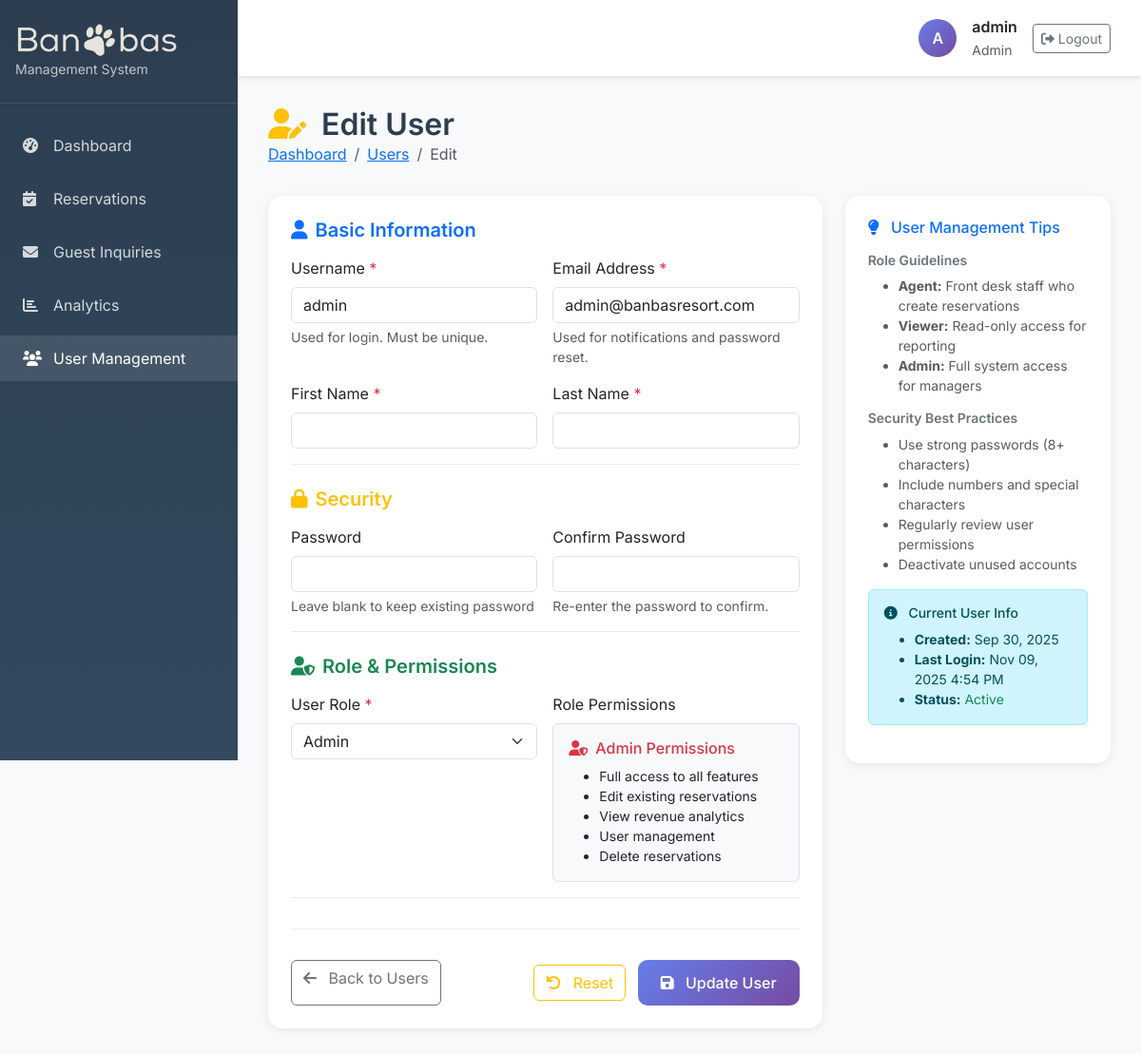
Screenshot of /_internal/users/1/edit/ (signed in) with the database file from the repository.
### backoffice/models.py (models this page shows, shortened)
class UserProfile(models.Model):
    ROLE_CHOICES = [
        ('agent', 'Agent'),
        ('viewer', 'Viewer'),
        ('admin', 'Admin'),
    ]
    user = models.OneToOneField(User, on_delete=models.CASCADE)
    role = models.CharField(max_length=10, choices=ROLE_CHOICES, default='agent')
    created_at = models.DateTimeField(auto_now_add=True)
    updated_at = models.DateTimeField(auto_now=True)
    def can_edit_reservations(self):
        return self.role == 'admin'

### backoffice/views.py (the view, shortened to what this page needs)
# urls.py: path('users/<int:pk>/edit/', admin_required(views.UserEditView.as_view()), name='user_edit'),
class UserEditView(AdminRequiredMixin, UpdateView):
    model = UserProfile
    form_class = UserProfileForm
    template_name = 'backoffice/user_form.html'
    success_url = reverse_lazy('backoffice:user_list')
    def dispatch(self, request, *args, **kwargs):
        try:
            profile = request.user.userprofile
            if profile.role != 'admin':
                messages.error(request, 'Access denied: Only administrators can edit users.')
                return redirect('backoffice:dashboard')
        except UserProfile.DoesNotExist:
            messages.error(request, 'Access denied: No role assigned.')
            return redirect('backoffice:dashboard')
        user_id = kwargs.get('pk')
        try:
            user = User.objects.get(pk=user_id)
            if not hasattr(user, 'userprofile'):
                messages.error(request, f'User profile not found for user {user.username}.')
                return redirect('backoffice:user_list')
        except User.DoesNotExist:
            messages.error(request, f'User with ID {user_id} not found.')
            return redirect('backoffice:user_list')
        return super().dispatch(request, *args, **kwargs)
    def get_object(self, queryset=None):
        user_id = self.kwargs.get('pk')
        try:
            user = User.objects.get(pk=user_id)
            return user.userprofile
        except User.DoesNotExist:
            from django.http import Http404
            raise Http404("User not found.")
        except UserProfile.DoesNotExist:
            from django.http import Http404
            raise Http404("User profile not found.")

### templates/backoffice/user_form.html (shortened to what this page needs)
{% extends 'backoffice/base.html' %}
{% block content %}
<div class="page-header">
    <h1 class="page-title">
        {% if object %}
            <i class="fas fa-user-edit text-warning me-2"></i>
            Edit User
        {% else %}
            <i class="fas fa-user-plus text-primary me-2"></i>
            New User
        {% endif %}
    </h1>
    <nav aria-label="breadcrumb">
        <ol class="breadcrumb">
            <li class="breadcrumb-item"><a href="{% url 'backoffice:dashboard' %}">Dashboard</a></li>
            <li class="breadcrumb-item"><a href="{% url 'backoffice:user_list' %}">Users</a></li>
            <li class="breadcrumb-item active">
                {% if object %}Edit{% else %}New{% endif %}
            </li>
        </ol>
    </nav>
</div>
<div class="row">
    <div class="col-lg-8">
        <div class="stat-card">
            <form method="post" id="userForm">
                <div class="form-section mb-4">
                    <h5 class="section-title text-primary mb-3">
                        <i class="fas fa-user me-2"></i>Basic Information
                    </h5>
                    <div class="row g-3">
                        <div class="col-md-6">
                            <label for="{{ form.username.id_for_label }}" class="form-label">
                                Username <span class="text-danger">*</span>
                            </label>
                            {{ form.username }}
                            <div class="form-text">Used for login. Must be unique.</div>
                        </div>
                        <div class="col-md-6">
                            <label for="{{ form.email.id_for_label }}" class="form-label">
                                Email Address <span class="text-danger">*</span>
                            </label>
                            {{ form.email }}
                            <div class="form-text">Used for notifications and password reset.</div>
                        </div>
                        <div class="col-md-6">
                            <label for="{{ form.first_name.id_for_label }}" class="form-label">
                                First Name <span class="text-danger">*</span>
                            </label>
                            {{ form.first_name }}
                        </div>
                        <div class="col-md-6">
                            <label for="{{ form.last_name.id_for_label }}" class="form-label">
                                Last Name <span class="text-danger">*</span>
                            </label>
                            {{ form.last_name }}
                        </div>
                    </div>
                </div>
                <div class="form-section mb-4">
                    <h5 class="section-title text-warning mb-3">
                        <i class="fas fa-lock me-2"></i>Security
                    </h5>
                    <div class="row g-3">
                        <div class="col-md-6">
                            <label for="{{ form.password.id_for_label }}" class="form-label">
                                Password {% if not object %}<span class="text-danger">*</span>{% endif %}
                            </label>
                            {{ form.password }}
                            {% if form.password.help_text %}
                                <div class="form-text">{{ form.password.help_text }}</div>
                            {% endif %}
                        </div>
                        <div class="col-md-6">
                            <label for="password_confirm" class="form-label">
                                Confirm Password {% if not object %}<span class="text-danger">*</span>{% endif %}
                            </label>
                            <input type="password" class="form-control" id="password_confirm" name="password_confirm">
                            <div class="form-text">Re-enter the password to confirm.</div>
                        </div>
                    </div>
                </div>
                <div class="form-section mb-4">
                    <h5 class="section-title text-success mb-3">
                        <i class="fas fa-user-shield me-2"></i>Role & Permissions
                    </h5>
                    <div class="row g-3">
                        <div class="col-md-6">
                            <label for="{{ form.role.id_for_label }}" class="form-label">
                                User Role <span class="text-danger">*</span>
                            </label>
                            {{ form.role }}
                        </div>
                        <div class="col-md-6">
                            <div class="role-permissions">
                                <label class="form-label">Role Permissions</label>
                                <div id="rolePermissions" class="border rounded p-3 bg-light">
                                    <div id="adminPermissions" class="role-info" style="display: none;">
                                        <h6 class="text-danger mb-2">
                                            <i class="fas fa-user-shield me-2"></i>Admin Permissions
                                        </h6>
                                        <ul class="small mb-0">
                                            <li>Full access to all features</li>
                                            <li>Edit existing reservations</li>
                                            <li>View revenue analytics</li>
                                            <li>User management</li>
                                            <li>Delete reservations</li>
                                        </ul>
                                    </div>
                                </div>
                            </div>
                        </div>
                    </div>
                </div>
                <div class="form-actions d-flex justify-content-between">
                    <a href="{% url 'backoffice:user_list' %}" class="btn btn-outline-secondary">
                        <i class="fas fa-arrow-left me-2"></i>
                        Back to Users
                    </a>
                    <div>
                        <button type="button" class="btn btn-outline-warning me-2" onclick="resetForm()">
                            <i class="fas fa-undo me-2"></i>
                            Reset
                        </button>
                        <button type="submit" class="btn btn-primary" id="submitBtn">
                            <i class="fas fa-save me-2"></i>
                            {% if object %}Update User{% else %}Create User{% endif %}
                        </button>
                    </div>
                </div>
            </form>
        </div>
    </div>
    <div class="col-lg-4">
        <div class="stat-card">
            <h6 class="text-primary mb-3">
                <i class="fas fa-lightbulb me-2"></i>
                User Management Tips
            </h6>
            <div class="mb-3">
                <h6 class="small fw-semibold text-secondary">Role Guidelines</h6>
                <ul class="small text-muted mb-0">
                    <li><strong>Agent:</strong> Front desk staff who create reservations</li>
                    <li><strong>Viewer:</strong> Read-only access for reporting</li>
                    <li><strong>Admin:</strong> Full system access for managers</li>
                </ul>
            </div>
            <div class="mb-3">
                <h6 class="small fw-semibold text-secondary">Security Best Practices</h6>
                <ul class="small text-muted mb-0">
                    <li>Use strong passwords (8+ characters)</li>
                    <li>Include numbers and special characters</li>
                    <li>Regularly review user permissions</li>
                    <li>Deactivate unused accounts</li>
                </ul>
            </div>
            {% if object %}
            <div class="alert alert-info">
                <h6 class="alert-heading small">
                    <i class="fas fa-info-circle me-2"></i>
                    Current User Info
                </h6>
                <ul class="small mb-0">
                    <li><strong>Created:</strong> {{ object.user.date_joined|date:"M d, Y" }}</li>
                    <li><strong>Last Login:</strong>
                        {% if object.user.last_login %}
                            {{ object.user.last_login|date:"M d, Y g:i A" }}
                        {% else %}
                            Never
                        {% endif %}
                    </li>
                    <li><strong>Status:</strong>
                        {% if object.user.is_active %}
                            <span class="text-success">Active</span>
                        {% else %}
                            <span class="text-danger">Inactive</span>
                        {% endif %}
                    </li>
                </ul>
            </div>
            {% endif %}
        </div>
    </div>
</div>
{% endblock %}

### templates/backoffice/base.html (shortened to what this page needs)
<!DOCTYPE html>
{% load static %}
<html lang="en">
<head>
    <link href="https://cdn.jsdelivr.net/npm/bootstrap@5.3.2/dist/css/bootstrap.min.css" rel="stylesheet">
    <link rel="stylesheet" href="https://cdnjs.cloudflare.com/ajax/libs/font-awesome/6.0.0/css/all.min.css">
</head>
<body>
    <div class="sidebar" id="sidebar">
        <div class="sidebar-brand">
            <h4>
                <img class="logo" src="{% static 'images/logo/logo.png' %}" alt="Banbas Resort"
                     onerror="this.onerror=null;this.src='{% static 'images/logo/logo1.png' %}';">
            </h4>
            <small>Management System</small>
        </div>
        <nav class="sidebar-nav">
            <ul class="nav flex-column">
                <li class="nav-item">
                    <a class="nav-link {% if request.resolver_match.url_name == 'dashboard' %}active{% endif %}"
                       href="{% url 'backoffice:dashboard' %}">
                        <i class="fas fa-tachometer-alt"></i>
                        Dashboard
                    </a>
                </li>
                <li class="nav-item">
                    <a class="nav-link {% if 'reservation' in request.resolver_match.url_name %}active{% endif %}"
                       href="{% url 'backoffice:reservation_list' %}">
                        <i class="fas fa-calendar-check"></i>
                        Reservations
                    </a>
                </li>
                <li class="nav-item">
                    <a class="nav-link {% if 'inquiry' in request.resolver_match.url_name %}active{% endif %}"
                       href="{% url 'backoffice:inquiry_list' %}">
                        <i class="fas fa-envelope"></i>
                        Guest Inquiries
                    </a>
                </li>
                <li class="nav-item">
                    <a class="nav-link {% if request.resolver_match.url_name == 'analytics' %}active{% endif %}"
                       href="{% url 'backoffice:analytics' %}">
                        <i class="fas fa-chart-bar"></i>
                        Analytics
                    </a>
                </li>
                {% if user.is_authenticated and user.userprofile and user.userprofile.role == 'admin' and user.userprofile.can_edit_reservations %}
                <li class="nav-item">
                    <a class="nav-link {% if 'user' in request.resolver_match.url_name %}active{% endif %}"
                       href="{% url 'backoffice:user_list' %}">
                        <i class="fas fa-users"></i>
                        User Management
                    </a>
                </li>
                {% endif %}
            </ul>
        </nav>
    </div>
    <div class="main-content">
        <div class="top-navbar">
            <div class="d-flex justify-content-between align-items-center">
                <div class="user-info ms-auto">
                    {% if user.is_authenticated %}
                        <div class="user-avatar">
                            {{ user.first_name.0|default:user.username.0|upper }}
                        </div>
                        <div>
                            <div class="fw-semibold">{{ user.get_full_name|default:user.username }}</div>
                            <small class="text-muted">
                                {% if user.userprofile %}{{ user.userprofile.get_role_display }}{% else %}User{% endif %}
                            </small>
                        </div>
                        <div class="ms-3">
                            <form method="post" action="{% url 'backoffice:logout' %}" style="display: inline;">
                                <button type="submit" class="btn btn-outline-secondary btn-sm">
                                    <i class="fas fa-sign-out-alt"></i> Logout
                                </button>
                            </form>
                        </div>
                    {% endif %}
                </div>
            </div>
        </div>
        <div class="content-area">
            {% block content %}
            {% endblock %}
        </div>
    </div>
</body>
</html>

### rows the page displays
UserProfile: role "Admin", user.date_joined "Sep 30, 2025", user.last_login "Nov 09, 2025 4:54 PM"

### other values shown
{{ user.first_name.0|default:user.username.0|upper }} "A"
{{ user.get_full_name|default:user.username }} "admin"
{{ user.userprofile.get_role_display }} "Admin"
